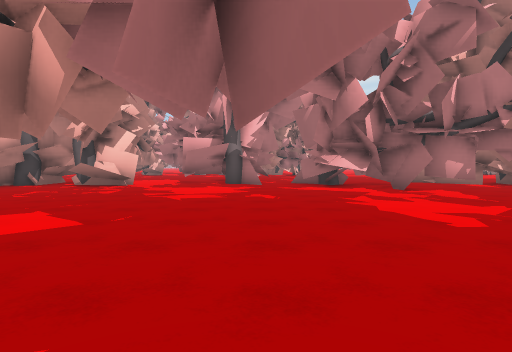
[1] (above)

24 first-person views from a walk through a 3-D level made in the Unity game engine. The camera is 1.3 m above the floor, tilts 2° down and sees 80° across. The floor is counted in squares, 2 m on a side. Each view is taken from the middle of a square. On the plan, view 1 faces up. The plan holds only what a view shows up to about 10 squares ahead; the rest is blank. The place goes on beyond the plan.

[2]
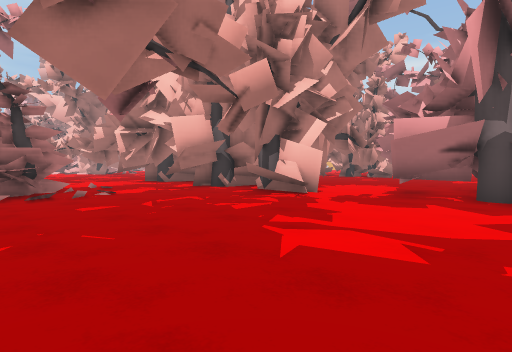

[3]
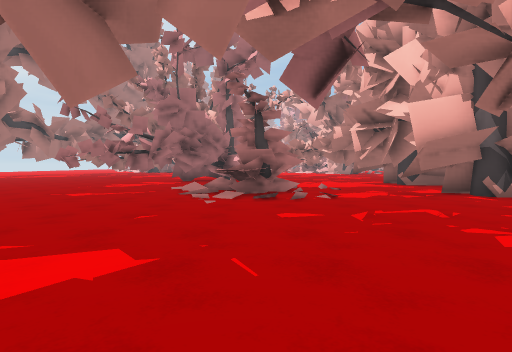

[4]
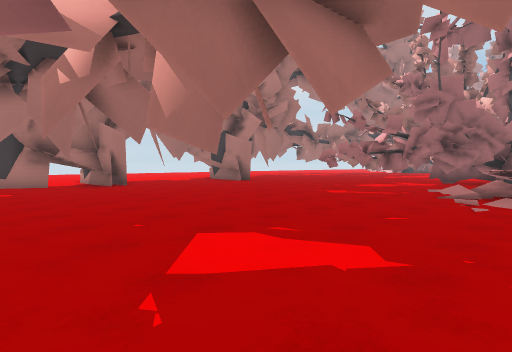

[5]
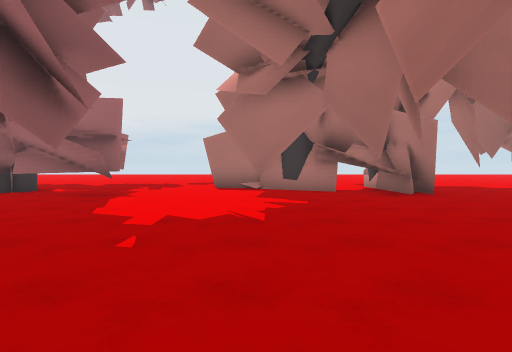

[6]
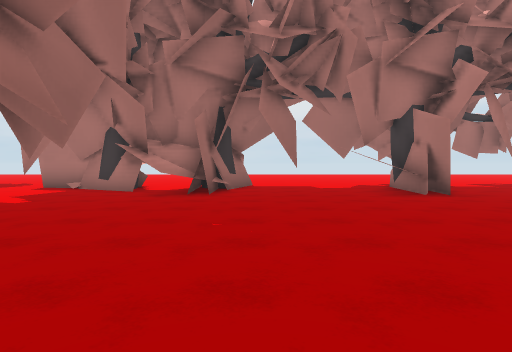

[7]
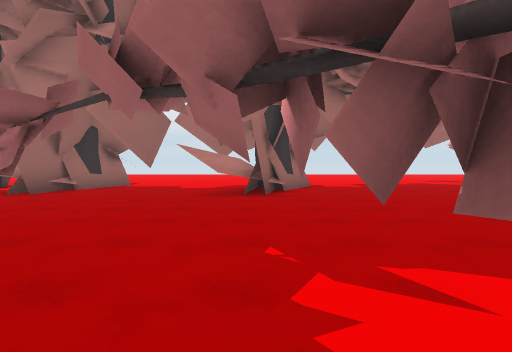

[8]
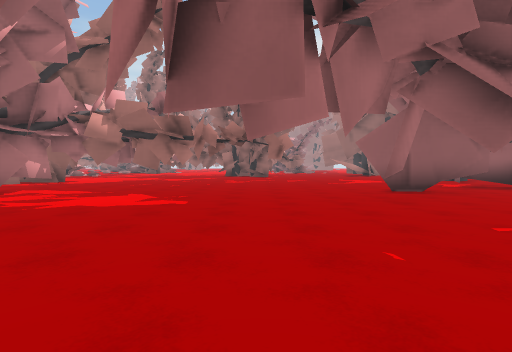

[9]
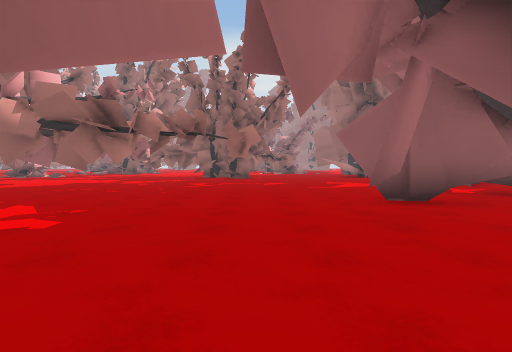

[10]
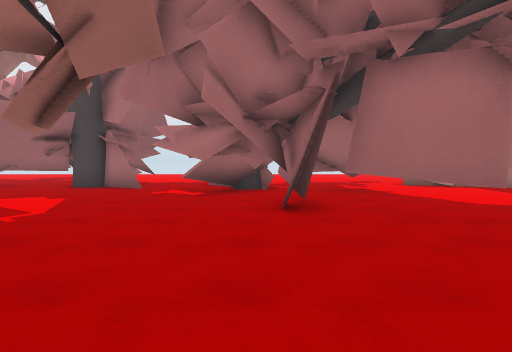

[11]
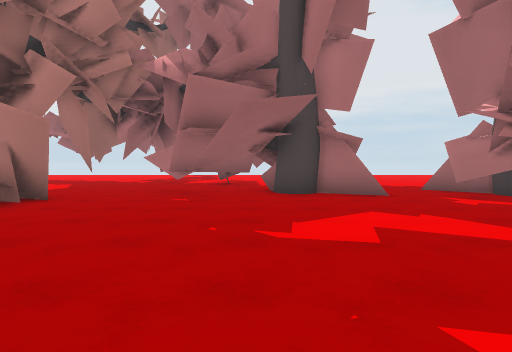

[12]
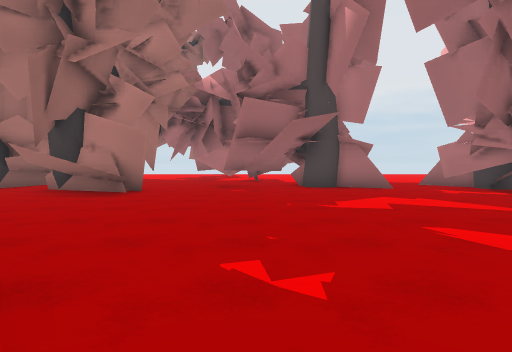

[13]
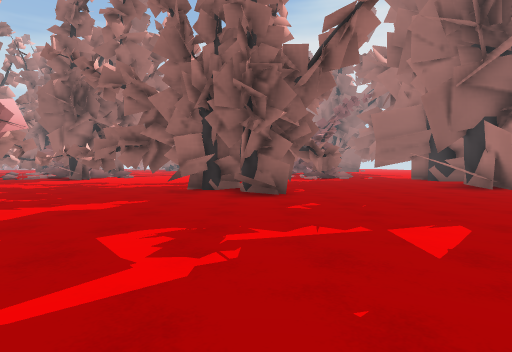

[14]
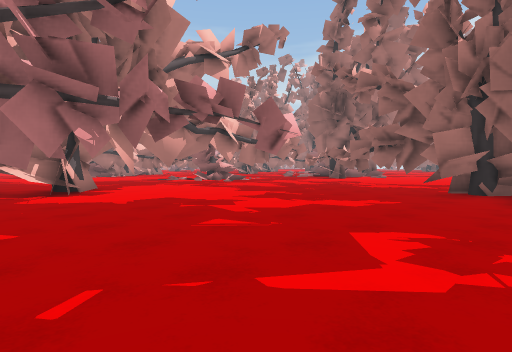

[15]
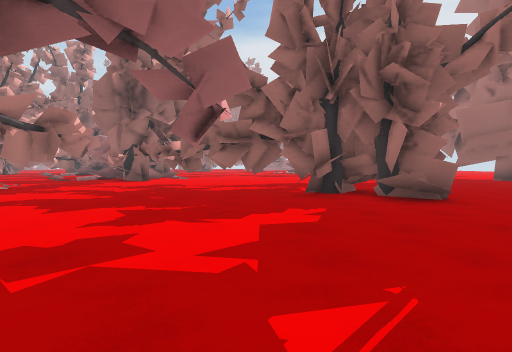

[16]
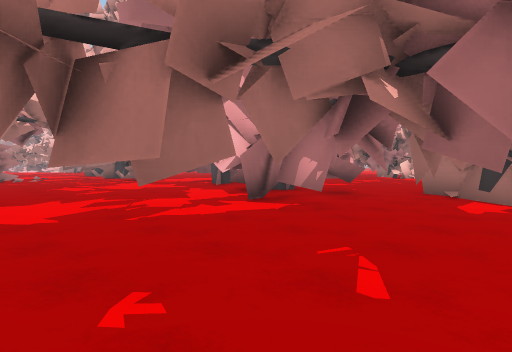

[17]
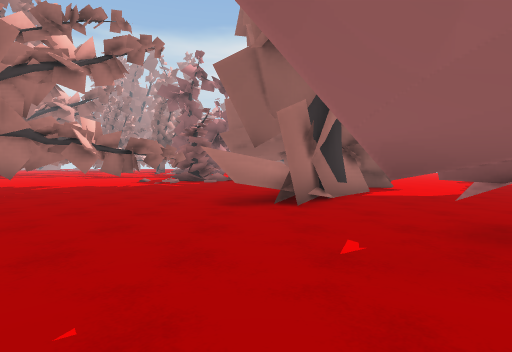

[18]
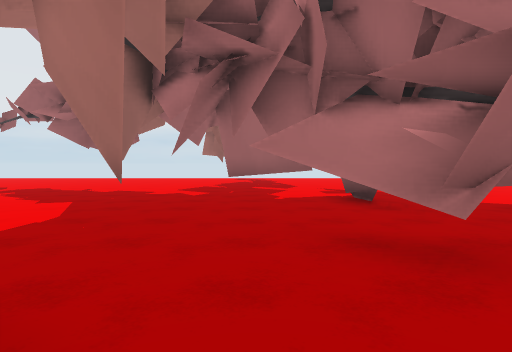

[19]
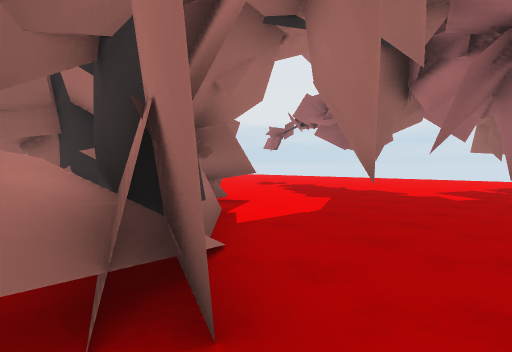

[20]
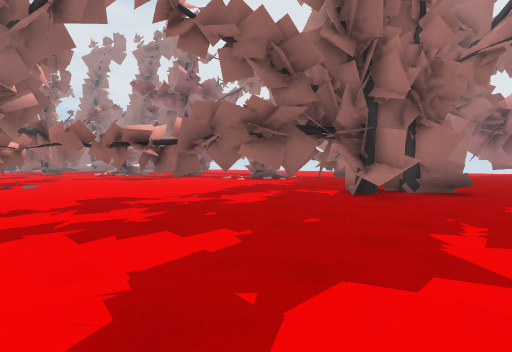

[21]
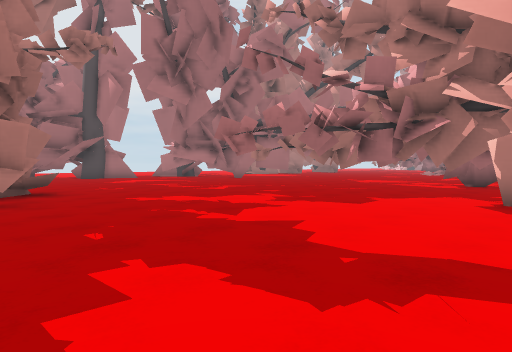

[22]
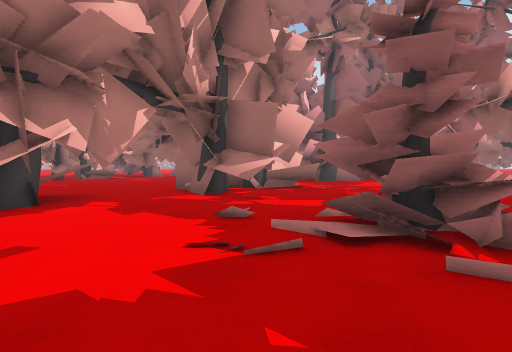

[23]
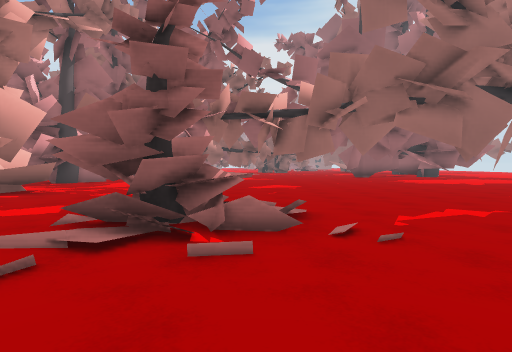

[24]
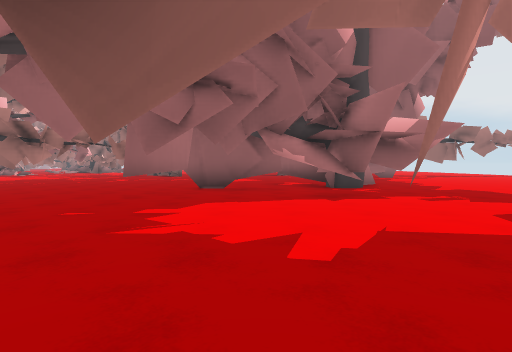

### Floor plan
Key: @ floor where view 1 was taken; # wall or solid block; x gap in a wall; . floor; / step, stairs or slope; ^ raised ledge; T thing the floor can be seen under or through; R tree; O other object.
Columns run from 12 left of view 1 to 24 right of it. Each row starts with its distance up from view 1.
 10  ########.....##   ####.....##.    OO
  9  ##.##.#......### ###.........#...x.
  8   .............###TT.........TT.....
  7 ..................TTT ...... T......
  6 ...R..............T.T . ....TT.....
  5 ...RR.............T.........T.....
  4 ...RR.............T.......TTT....
  3 #../.............. ........TT....
  2 # ................x.......#TT....
  1  ##........................TTT...
  0 ...#........@.T..............T#..
 -1 ........ ....#.TT.............##
 -2 .........#......T# ..............
 -3 ............... TT  ........^....
 -4 ..............T..TTT.......#^#..
 -5 ..#^...#^..#..TTTTTT... #...##..##
 -6 x###x#.####....T TT..##TTT...####
 -7 .## ..#######.. ..#.. TTTT x..##
 -8 .#....##..   .......     .x...^^
 -9                .....   TT. ......
-10                 ...     TTT..#....
-11                  .. .   ..... ....
-12                     .   ...... ...
-13                         ...........
-14                         ... .......
-15                             ..

Positions as (right, up) in squares from view 1, and headings:
1: (0, 0), facing up
2: (0, 4), facing up-left
3: (-1, 5), facing left
4: (-1, 5), facing down-left
5: (-1, 2), facing down
6: (-6, 2), facing down
7: (-10, 2), facing down
8: (-3, 2), facing right
9: (-1, 1), facing right
10: (5, 3), facing down
11: (11, 1), facing down
12: (12, 3), facing down
13: (7, 2), facing right
14: (7, 2), facing up-right
15: (8, 5), facing right
16: (8, 4), facing up-left
17: (10, -4), facing right
18: (14, -4), facing down
19: (14, -4), facing down-right
20: (12, 10), facing down-right
21: (15, 10), facing down-left
22: (-12, 4), facing up-right
23: (-12, 4), facing right
24: (-4, -3), facing right
